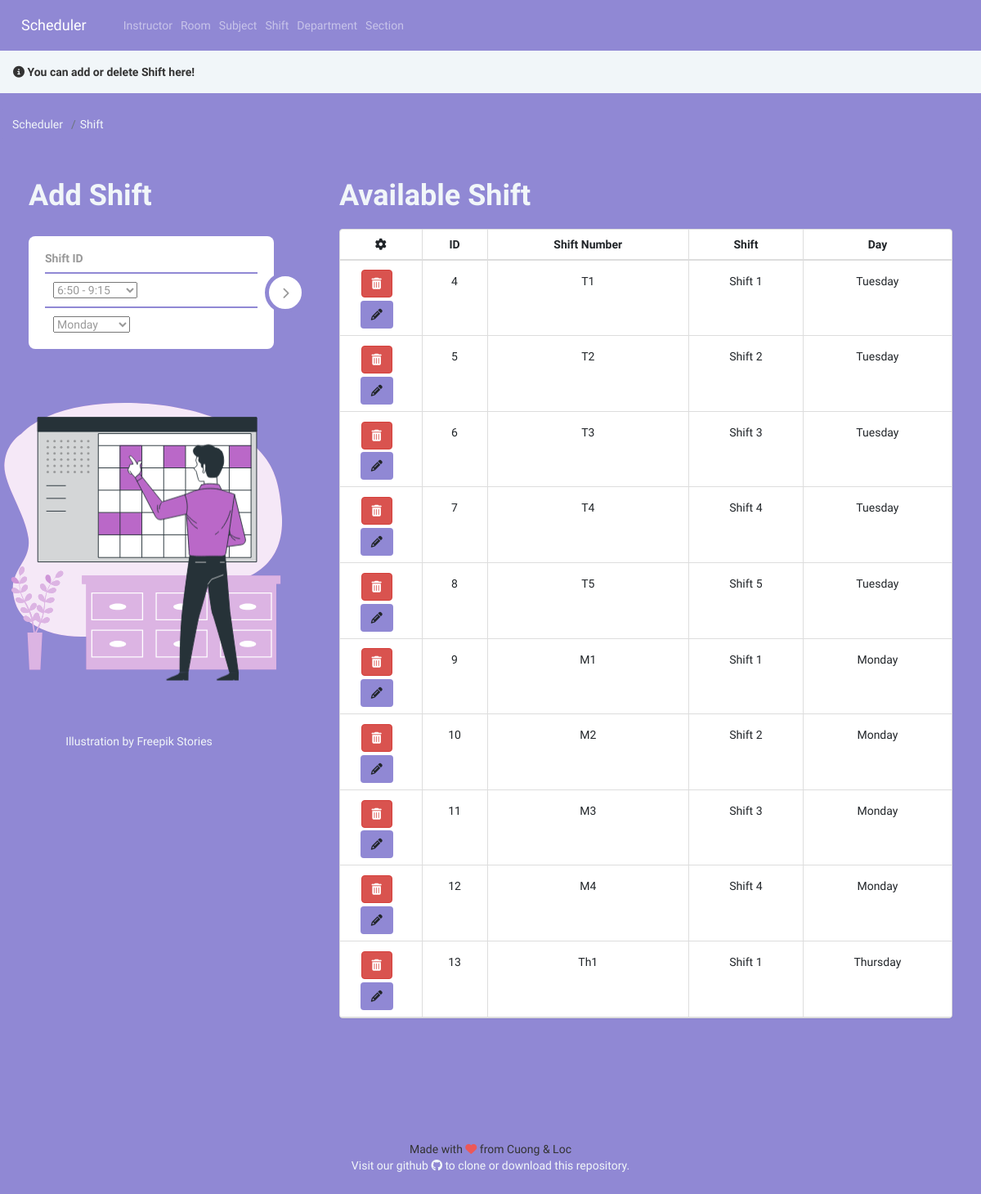
The app's page /add_shift/, older data.
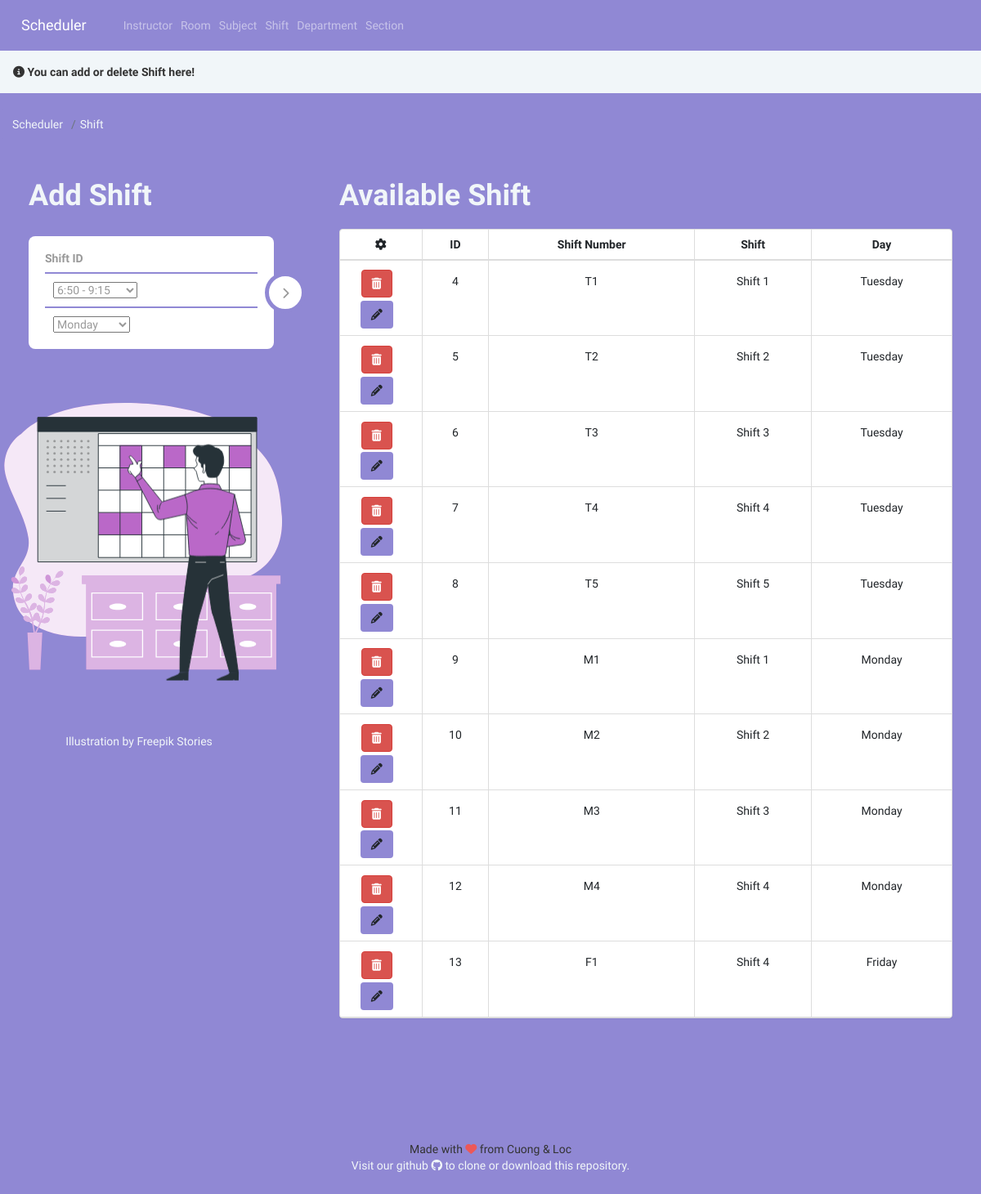
The same page, newer data.
### Schedule/models.py (models this page shows, shortened)
class Shift(models.Model):
    sid = models.CharField(max_length=5)
    time = models.CharField(max_length=50)
    day = models.CharField(max_length=15)
    class Meta:
        unique_together = ('time','day')

### Schedule/views.py (the view, shortened to what this page needs)
# urls.py: path('add_shift/', views.add_shift, name='addshifts'),
def add_shift(request):
    dup = ''
    form = ShiftForm(request.POST or None)
    if dup == True:
        messages.error(request, "Duplicated Shift's Id!")
        context = {
            'form': form,
            'dup': True,
            'shift': Shift.objects.all()
        }
    else:
        messages.info(request, "You can add or delete Shift here!")
        context = {
            'form': form,
            'dup': '',
            'shift': Shift.objects.all()
        }
    return render(request, 'shift.html', context)

### Schedule/forms.py (shortened to what this page needs)
class ShiftForm(ModelForm):
    class Meta:
        model = Shift
        fields = ['sid','time','day']

### Schedule/templates/shift.html (shortened to what the changed rows need)
{% extends 'base.html' %}
{% load static %}
{% block content %}
<head>
  <link rel="stylesheet" type="text/css" href="{% static 'CSS/roomlist.css' %}">
  <link rel="stylesheet" type="text/css" href="{% static 'CSS/table.css' %}">
  <link href="//netdna.bootstrapcdn.com/font-awesome/3.2.1/css/font-awesome.css" rel="stylesheet">
  <link rel="stylesheet" href="https://cdn.jsdelivr.net/npm/bootstrap-select@1.13.14/dist/css/bootstrap-select.min.css">
</head>
<body>
  <div class="container">
    <div class="row" style="justify-content: left;">
      <div class="col-sm-4">
        <h1 class="logo" style="color: #f1f6f9;">Add Shift</h1>
      </div>
      <div class="col-sm-8">
        <h1 class="logo" style="color: #f1f6f9;">Available Shift</h1>
        <div class="panel panel-default panel-table" style="text-align: center;">
          <div class="panel-body" style="padding: 0px;">
            <table class="table table-bordered  table-list">
              <thead>
                <tr style="text-align-last: center;">
                  <th><em class="fa fa-cog"></em></th>
                  <th class="hidden-xs">ID</th>
                  <th>Shift Number</th>
                  <th>Shift</th>
                  <th>Day</th>
                </tr>
              </thead>
              <tbody>
                {%  for sh in shift  %}
                <tr>
                  <td align="center">
                    <form action="{% url 'deleteshifts' sh.id %}" method="post">
                      <button type="submit" class="btn btn-danger"><em class="fa fa-trash"></em></button>
                    </form>
                    <form action="{% url 'deleteshifts' sh.id %}" method="post">
                      <button type="button" class="btn" style="background-color: #9088d4;" data-toggle="modal"
                        data-target="#modal-default{{sh.id}}"><em class="fa fa-pencil"></em></button>
                    </form>
                  </td>
                  <td class="hidden-xs">{{  sh.id  }}</td>
                  <td>{{ sh.sid }}</td>
                  <td>{{ sh.time }}</td>
                  <td>{{ sh.day }}</td>
                </tr>
                {%  endfor  %}
              </tbody>
            </table>
          </div>
        </div>
      </div>
    </div>
  </div>
  </div>
</body>
{% endblock %}

Row changes from the older to the newer data that the page shows:
changed Shift id 13: sid "Th1" → "F1"; time "Shift 1" → "Shift 4"; day "Thursday" → "Friday"
